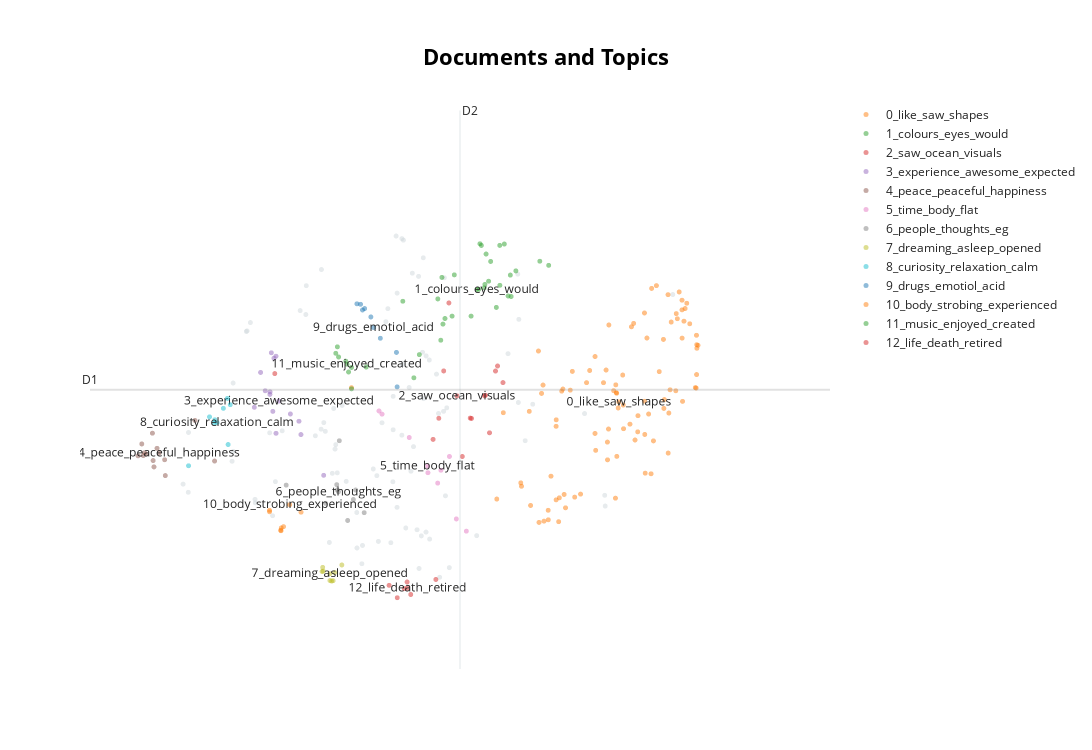

Notebook source saved alongside this figure:
### Code cell
model.visualize_documents(reports_filtered.values) #Visualize the documents in each topic
